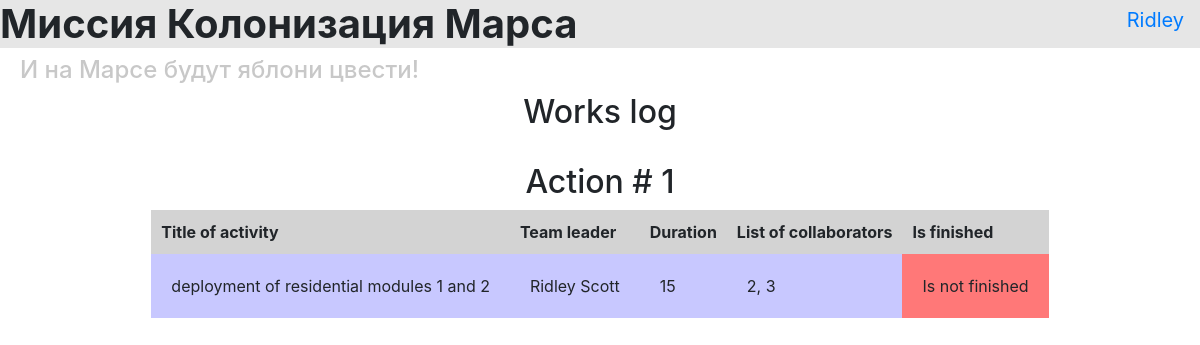
The app's page /table (signed in) with its own data.
### data/users.py (models this page shows, shortened)
class User(SqlAlchemyBase, UserMixin):
    __tablename__ = 'users'
    id = sqlalchemy.Column(sqlalchemy.Integer, primary_key=True, autoincrement=True)
    surname = sqlalchemy.Column(sqlalchemy.String, nullable=True)
    name = sqlalchemy.Column(sqlalchemy.String, nullable=True)
    age = sqlalchemy.Column(sqlalchemy.Integer, nullable=True)
    position = sqlalchemy.Column(sqlalchemy.String, nullable=True)
    speciality = sqlalchemy.Column(sqlalchemy.String, nullable=True)
    address = sqlalchemy.Column(sqlalchemy.String, nullable=True)
    email = sqlalchemy.Column(sqlalchemy.String, index=True, unique=True, nullable=True)
    hashed_password = sqlalchemy.Column(sqlalchemy.String, nullable=True)
    modified_date = sqlalchemy.Column(sqlalchemy.DateTime, default=datetime.datetime.now)
    news = orm.relationship("News", back_populates='user')

### data/jobs.py (models this page shows, shortened)
class Jobs(SqlAlchemyBase):
    __tablename__ = 'jobs'
    id = sqlalchemy.Column(sqlalchemy.Integer,
                           primary_key=True, autoincrement=True)
    team_leader = sqlalchemy.Column(sqlalchemy.Integer, sqlalchemy.ForeignKey("users.id"))   #
    job = sqlalchemy.Column(sqlalchemy.String, nullable=True)
    about = sqlalchemy.Column(sqlalchemy.String, nullable=True)
    work_size = sqlalchemy.Column(sqlalchemy.Integer, nullable=True)
    collaborators = sqlalchemy.Column(sqlalchemy.String, nullable=True)
    start_date = sqlalchemy.Column(sqlalchemy.DateTime, default=datetime.datetime.now, nullable=True)
    end_date = sqlalchemy.Column(sqlalchemy.DateTime, nullable=True)
    is_finished = sqlalchemy.Column(sqlalchemy.Boolean, default=False, nullable=True)
    team_leader_as_object = orm.relationship('User')

### main.py (the view)
@app.route('/table')
def table():
    jobs_and_leaders = [(job, db_sess.query(User).filter(User.id == int(job.team_leader)).first())
                        for job in db_sess.query(Jobs).all()]
    return render_template('table.html', jobs_and_leaders=jobs_and_leaders)

### main.py (called while the page is built)
@login_manager.user_loader
def load_user(user_id):
    return db_sess.query(User).get(user_id)

### templates/table.html
{% extends "base.html" %}
{% block content %}
<h2>Works log</h2>
<br>
{% for job, team_leader in jobs_and_leaders %}
  <h2 style="text-align: center">Action # {{ loop.index }}</h2>
  <table class="my-table">
    <thead>
      <tr>
        <th>Title of activity</th>
        <th>Team leader</th>
        <th>Duration</th>
        <th>List of collaborators</th>
        <th>Is finished</th>
      </tr>
    </thead>
    <tbody>
      <tr>
        <td>{{ job.job }}</td>
        <td>{{ team_leader.name }} {{ team_leader.surname }}</td>
        <td>{{ job.work_size }}</td>
        <td>{{ job.collaborators }}</td>
        {% if job.is_finished == True %}
          <td style="background-color: rgb(255, 120, 120);">Is finished</td>
        {% else %}
          <td style="background-color: rgb(255, 120, 120);">Is not finished</td>
        {% endif %}
      </tr>
    </tbody>
  </table>
  <br>
{% endfor %}
{% endblock %}

### templates/base.html (shortened to what this page needs)
<!doctype html>
<html lang="en">
<head>
    <link rel="stylesheet"
          href="https://stackpath.bootstrapcdn.com/bootstrap/4.4.1/css/bootstrap.min.css"
>
    <link rel="stylesheet" href="{{ url_for('static', filename='style.css') }}">
</head>
<body>
<header>
    <h1 style="background-color: rgb(230, 230, 230)"><strong>Миссия Колонизация Марса</strong></h1>
    <h4 style="color: rgb(200, 200, 200)">И на Марсе будут яблони цвести!</h4>
    <nav>
    {% if current_user.is_authenticated %}
        <a class="navbar-brand" href="/logout">{{ current_user.name }}</a>
    {% else %}
        <p>
            <a class="btn btn-primary " href="/register">Зарегистрироваться</a>
            <a class="btn btn-success" href="/login">Войти</a>
        </p>
    {% endif %}
    </nav>
</header>
<main role="main" class="container">
    {% block content %}{% endblock %}
</main>
</body>
</html>

### static/style.css (style rules this page uses)
h4 { color: gray; padding-left: 20px; }
h2 { text-align: center }
.my-table { border-collapse: collapse; margin: auto }
.my-table th { padding: 10px; background-color: lightgray }
.my-table td { padding: 20px; background-color: rgb(200, 200, 255) }
nav { position: absolute; top: 0; right: 0; }

### records on screen
User: name "Ridley"
Jobs: job "deployment of residential modules 1 and 2", name "Ridley", surname "Scott", work_size "15", collaborators "2, 3", is_finished "Is not finished"
